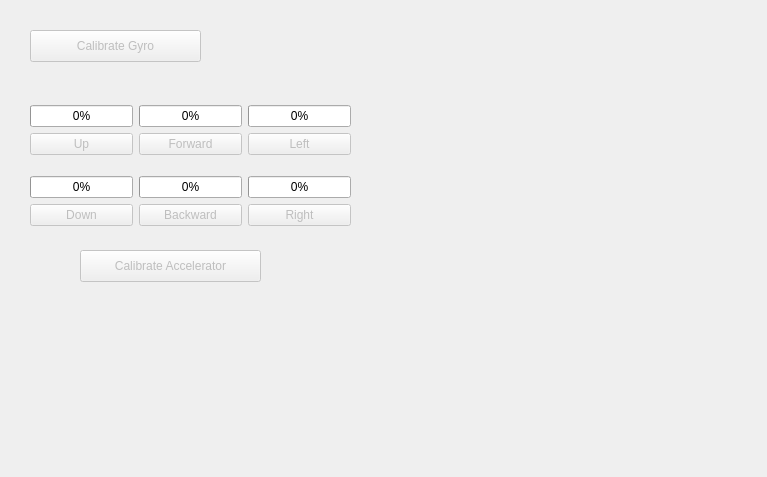
<?xml version="1.0" encoding="UTF-8"?>
<ui version="4.0">
 <class>CalibrationForm</class>
 <widget class="QWidget" name="CalibrationForm">
  <property name="geometry">
   <rect>
    <x>0</x>
    <y>0</y>
    <width>767</width>
    <height>477</height>
   </rect>
  </property>
  <property name="windowTitle">
   <string>Form</string>
  </property>
  <widget class="QPushButton" name="gyro_btn">
   <property name="enabled">
    <bool>false</bool>
   </property>
   <property name="geometry">
    <rect>
     <x>30</x>
     <y>30</y>
     <width>171</width>
     <height>32</height>
    </rect>
   </property>
   <property name="text">
    <string>Calibrate Gyro</string>
   </property>
  </widget>
  <widget class="QPushButton" name="calibrate_accel">
   <property name="enabled">
    <bool>false</bool>
   </property>
   <property name="geometry">
    <rect>
     <x>80</x>
     <y>250</y>
     <width>181</width>
     <height>32</height>
    </rect>
   </property>
   <property name="text">
    <string>Calibrate Accelerator</string>
   </property>
  </widget>
  <widget class="QWidget" name="gridLayoutWidget">
   <property name="geometry">
    <rect>
     <x>30</x>
     <y>90</y>
     <width>321</width>
     <height>151</height>
    </rect>
   </property>
   <layout class="QGridLayout" name="gridLayout">
    <item row="0" column="0">
     <layout class="QVBoxLayout" name="verticalLayout_4">
      <item>
       <widget class="QProgressBar" name="progressBar_U">
        <property name="value">
         <number>0</number>
        </property>
       </widget>
      </item>
      <item>
       <widget class="QPushButton" name="calibrate_accel_up">
        <property name="enabled">
         <bool>false</bool>
        </property>
        <property name="text">
         <string>Up</string>
        </property>
       </widget>
      </item>
     </layout>
    </item>
    <item row="0" column="1">
     <layout class="QVBoxLayout" name="verticalLayout_5">
      <item>
       <widget class="QProgressBar" name="progressBar_F">
        <property name="value">
         <number>0</number>
        </property>
       </widget>
      </item>
      <item>
       <widget class="QPushButton" name="calibrate_accel_forward">
        <property name="enabled">
         <bool>false</bool>
        </property>
        <property name="text">
         <string>Forward</string>
        </property>
       </widget>
      </item>
     </layout>
    </item>
    <item row="0" column="2">
     <layout class="QVBoxLayout" name="verticalLayout_6">
      <item>
       <widget class="QProgressBar" name="progressBar_L">
        <property name="value">
         <number>0</number>
        </property>
       </widget>
      </item>
      <item>
       <widget class="QPushButton" name="calibrate_accel_left">
        <property name="enabled">
         <bool>false</bool>
        </property>
        <property name="text">
         <string>Left</string>
        </property>
       </widget>
      </item>
     </layout>
    </item>
    <item row="1" column="0">
     <layout class="QVBoxLayout" name="verticalLayout_7">
      <item>
       <widget class="QProgressBar" name="progressBar_D">
        <property name="value">
         <number>0</number>
        </property>
       </widget>
      </item>
      <item>
       <widget class="QPushButton" name="calibrate_accel_down">
        <property name="enabled">
         <bool>false</bool>
        </property>
        <property name="text">
         <string>Down</string>
        </property>
       </widget>
      </item>
     </layout>
    </item>
    <item row="1" column="1">
     <layout class="QVBoxLayout" name="verticalLayout_8">
      <item>
       <widget class="QProgressBar" name="progressBar_B">
        <property name="value">
         <number>0</number>
        </property>
       </widget>
      </item>
      <item>
       <widget class="QPushButton" name="calibrate_accel_backward">
        <property name="enabled">
         <bool>false</bool>
        </property>
        <property name="text">
         <string>Backward</string>
        </property>
       </widget>
      </item>
     </layout>
    </item>
    <item row="1" column="2">
     <layout class="QVBoxLayout" name="verticalLayout_9">
      <item>
       <widget class="QProgressBar" name="progressBar_R">
        <property name="value">
         <number>0</number>
        </property>
       </widget>
      </item>
      <item>
       <widget class="QPushButton" name="calibrate_accel_right">
        <property name="enabled">
         <bool>false</bool>
        </property>
        <property name="text">
         <string>Right</string>
        </property>
       </widget>
      </item>
     </layout>
    </item>
   </layout>
  </widget>
 </widget>
 <resources/>
 <connections/>
</ui>
